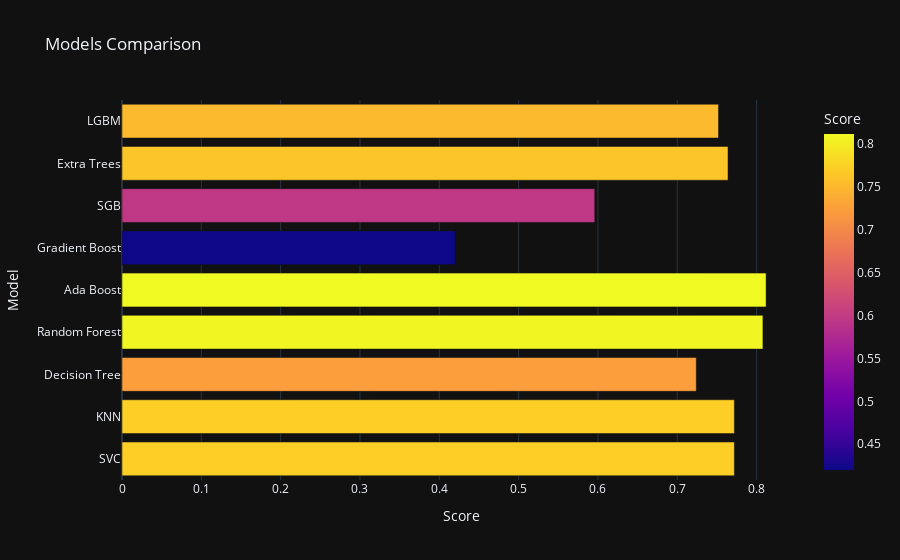

Notebook source saved alongside this figure:
### Code cell
px.bar(data_frame = models, x = 'Score', y = 'Model', color = 'Score', template = 'plotly_dark', 
       title = 'Models Comparison')

### Figure 1 — Plotly figure (JSON) as saved in the notebook; plotly's stock layout.template omitted (floating-point values rounded to 4 significant figures)
{"data": [{"alignmentgroup": "True", "hovertemplate": "Score=%{marker.color}<br>Model=%{y}<extra></extra>", "legendgroup": "", "marker": {"color": [0.772, 0.772, 0.724, 0.808, 0.812, 0.42, 0.596, 0.764, 0.752], "coloraxis": "coloraxis", "pattern": {"shape": ""}}, "name": "", "offsetgroup": "", "orientation": "h", "showlegend": false, "textposition": "auto", "type": "bar", "x": [0.772, 0.772, 0.724, 0.808, 0.812, 0.42, 0.596, 0.764, 0.752], "xaxis": "x", "y": ["SVC", "KNN", "Decision Tree", "Random Forest", "Ada Boost", "Gradient Boost", "SGB", "Extra Trees", "LGBM"], "yaxis": "y"}], "layout": {"barmode": "relative", "coloraxis": {"colorbar": {"title": {"text": "Score"}}, "colorscale": [[0, "#0d0887"], [0.1111, "#46039f"], [0.2222, "#7201a8"], [0.3333, "#9c179e"], [0.4444, "#bd3786"], [0.5556, "#d8576b"], [0.6667, "#ed7953"], [0.7778, "#fb9f3a"], [0.8889, "#fdca26"], [1, "#f0f921"]]}, "legend": {"tracegroupgap": 0}, "title": {"text": "Models Comparison"}, "xaxis": {"anchor": "y", "domain": [0, 1], "title": {"text": "Score"}}, "yaxis": {"anchor": "x", "domain": [0, 1], "title": {"text": "Model"}}}}
